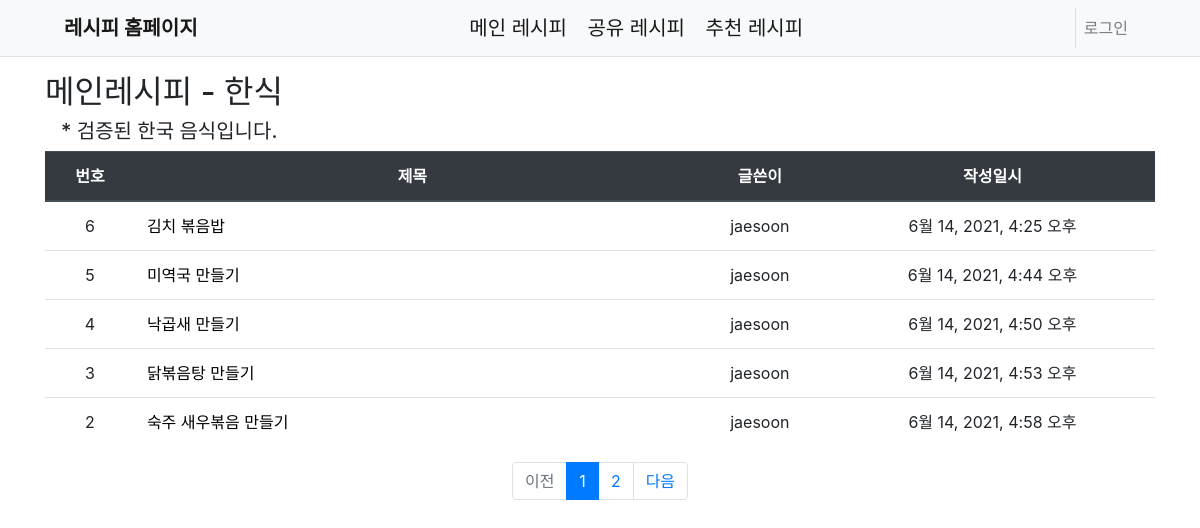
/main_recipe/korean/, run on the app's committed database.
### main_recipe/models.py (models this page shows, shortened)
class main_recipe(models.Model):
    subject = models.CharField(max_length=200)
    menu = models.CharField(choices=menu_Choice, max_length=10)
    material = models.TextField()
    how_Make = models.TextField()
    create_date = models.DateTimeField()
    author = models.ForeignKey(User, on_delete=models.CASCADE)
    modify_date = models.DateTimeField(null=True, blank=True)

### main_recipe/views/recipe_list_views.py (the view)
# urls.py: path('korean/', recipe_list_views.korean, name = 'korean'),
def korean(request):
    page = request.GET.get('page', '1')
    korean_main_recipe = main_recipe.objects.filter(menu__contains='한식')
    paginator = Paginator(korean_main_recipe, 5)
    page_obj = paginator.get_page(page)
    context = {'recipe_list': page_obj}
    return render(request, 'main/korean_recipe_list.html', context)

### main_recipe/templatetags/main_filter.py (called while the page is built)
@register.filter
def sub(value, arg):
    return value-arg

### templates/main/korean_recipe_list.html (shortened to what this page needs)
{% extends 'base.html' %}
{% load main_filter %}
{% block content %}
<div class="container my-3">
    <h2 class="banner">메인레시피 - 한식<br></h2>
    <h3 class="sub" style="font-size:20px;"> * 검증된 한국 음식입니다.</h3>
    <table class="table">
        <thead>
        <tr class="text-center thead-dark">
            <th>번호</th>
            <th style = "width:50%">제목</th>
            <th>글쓴이</th>
            <th>작성일시</th>
        </tr>
        </thead>
        <tbody>
        {% if recipe_list %}
        {% for recipe in recipe_list %}
        <tr class = "text-center">
            <td>{{ recipe_list.paginator.count|sub:recipe_list.start_index|sub:forloop.counter0|add:1 }}</td>
            <td class = "text-left">
                <a href="{% url 'main:recipe_detail' recipe.id %}">
                    {{ recipe.subject }}
                </a>
            </td>
            <td>{{ recipe.author.username }}</td>
            <td>{{ recipe.create_date }}</td>
        </tr>
        {% endfor %}
        {% else %}
        <tr>
            <td colspan="3">레시피가 없습니다.</td>
        </tr>
        {% endif %}
        </tbody>
    </table>
    <ul class="pagination justify-content-center">
        {% if recipe_list.has_previous %}
        <li class="page-item">
            <a class="page-link" href="?page={{ recipe_list.previous_page_number }}">이전</a>
        </li>
        {% else %}
        <li class="page-item disabled">
            <a class="page-link" tabindex="-1" aria-disabled="true" href="#">이전</a>
        </li>
        {% endif %}
        {% for page_number in recipe_list.paginator.page_range %}
        {% if page_number >= recipe_list.number|add:-5 and page_number <= recipe_list.number|add:5 %}
            {% if page_number == recipe_list.number %}
            <li class="page-item active" aria-current="page">
                <a class="page-link" href="?page={{ page_number }}">{{ page_number }}</a>
            </li>
            {% else %}
            <li class="page-item">
                <a class="page-link" href="?page={{ page_number }}">{{ page_number }}</a>
            </li>
            {% endif %}
        {% endif %}
        {% endfor %}
        {% if recipe_list.has_next %}
        <li class="page-item">
            <a class="page-link" href="?page={{ recipe_list.next_page_number }}">다음</a>
        </li>
        {% else %}
        <li class="page-item disabled">
            <a class="page-link" tabindex="-1" aria-disabled="true" href="#">다음</a>
        </li>
        {% endif %}
    </ul>
</div>
{% endblock %}

### templates/base.html (shortened to what this page needs)
{% load static %}
<!DOCTYPE html>
<html lang="ko">
<head>
    <link rel = "stylesheet" type = "text/css" href = "{% static 'bootstrap.min.css' %}">
</head>
<body>
{% include "navbar.html" %}
{% block content %}
{% endblock %}
</body>
</html>

### templates/navbar.html (shortened to what this page needs)
{% load static %}
<nav class="navbar navbar-expand-lg navbar-light bg-light border-bottom">
    <a class="navbar-brand" href="{% url 'main' %}"style="margin-left:3rem;"><b>레시피 홈페이지</b></a>
        <div id="nav-recipe">
        <a class="navbar-brand" href="{% url 'main:index' %}">메인 레시피</a>
        <a class="navbar-brand" href="{% url 'share:index' %}">공유 레시피</a>
        <a class="navbar-brand" href="{% url 'best:index' %}">추천 레시피</a>
         </div>
        <div style="display:block; padding-right: 0; margin-right:3rem; float:right;"class="collapse navbar-collapse flex-grow-0" id="navbarNav">
            <ul class="navbar-nav">
                <li class="nav-item">
                    {% if user.is_authenticated %}
                        <a class = "nav-link" href = "{% url 'common:logout' %}?next={{ request.path }}">
                            {{ user.username }} (로그아웃)
                        </a>
                    <link rel="stylesheet" href="{%static 'style.css'%}?a">
                    {% else %}
                        <a class="nav-link" href="{% url 'common:login' %}?next={{ request.path }}">로그인</a>
                        <link rel="stylesheet" href="{%static 'style.css'%}?a">
                    {% endif %}
                </li>
            </ul>
        </div>
</nav>

### static/style.css (style rules this page uses)
#nav-recipe { font-bold; }
.nav-link { border-left: 1px solid #e1dfdd; }
.banner { margin-bottom:0.5rem; }
.sub { border: none; margin-left:1rem; }

### data on the page
main_recipe: paginator.count|sub "6", subject "김치 볶음밥", author.username "jaesoon", create_date "6월 14, 2021, 4:25 오후"
main_recipe: paginator.count|sub "5", subject "미역국 만들기", author.username "jaesoon", create_date "6월 14, 2021, 4:44 오후"
main_recipe: paginator.count|sub "4", subject "낙곱새 만들기", author.username "jaesoon", create_date "6월 14, 2021, 4:50 오후"
main_recipe: paginator.count|sub "3", subject "닭볶음탕 만들기", author.username "jaesoon", create_date "6월 14, 2021, 4:53 오후"
main_recipe: paginator.count|sub "2", subject "숙주 새우볶음 만들기", author.username "jaesoon", create_date "6월 14, 2021, 4:58 오후"

### other printed values
{{ page_number }} "1"
{{ page_number }} "2"
